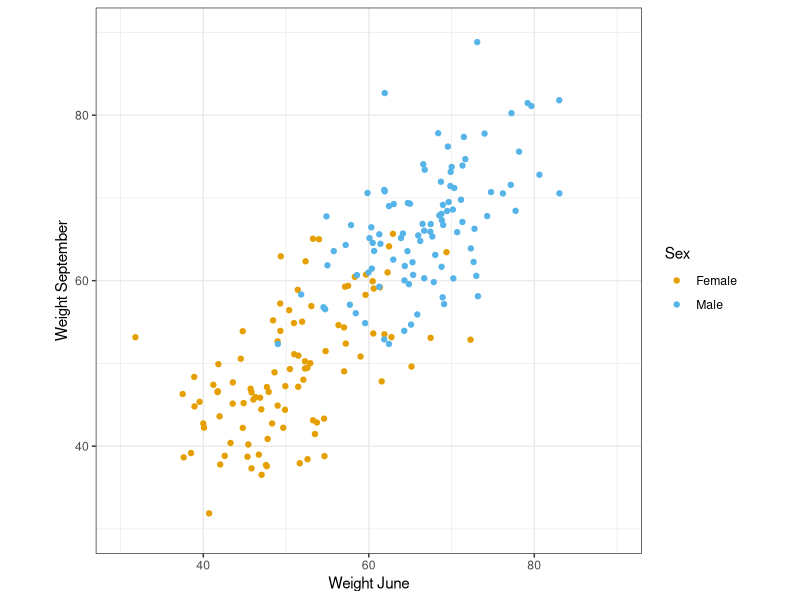

This chart was generated by the following R code:
## ---- chunk 1
set.seed(2)
bd <- data.frame(sex=rep(c(0,1),each=100),x=rnorm(200))
bd$W1 <- 50 + bd$x*5 + bd$sex*15 + rnorm(200)*5
bd$W2 <- 50 + bd$x*5 + bd$sex*15 + rnorm(200)*5
bd$Ch <- bd$W2 - bd$W1

bd$sex <- as.factor(bd$sex)
levels(bd$sex)<-c("Female","Male")

library(ggplot2)
ggplot(bd,aes(x=W1,y=W2,color=factor(sex))) + geom_point() +
scale_color_manual(values=c("#E69F00", "#56B4E9")) +
coord_fixed(xlim=c(30,90),ylim=c(30,90))  + theme(aspect.ratio=1) + theme_bw() + labs(x="Weight June",y="Weight September",color="Sex")
